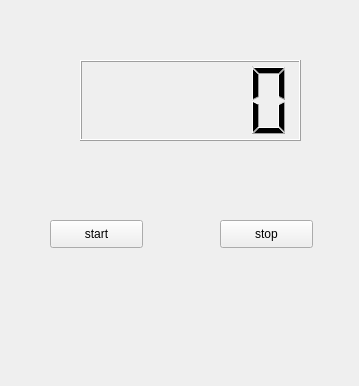
<?xml version="1.0" encoding="UTF-8"?>
<ui version="4.0">
 <class>Widget</class>
 <widget class="QWidget" name="Widget">
  <property name="geometry">
   <rect>
    <x>0</x>
    <y>0</y>
    <width>359</width>
    <height>386</height>
   </rect>
  </property>
  <property name="windowTitle">
   <string>Widget</string>
  </property>
  <widget class="QLCDNumber" name="lcdNumber">
   <property name="geometry">
    <rect>
     <x>80</x>
     <y>60</y>
     <width>221</width>
     <height>81</height>
    </rect>
   </property>
  </widget>
  <widget class="QPushButton" name="pushButton">
   <property name="geometry">
    <rect>
     <x>50</x>
     <y>220</y>
     <width>93</width>
     <height>28</height>
    </rect>
   </property>
   <property name="text">
    <string>start</string>
   </property>
  </widget>
  <widget class="QPushButton" name="pushButton_2">
   <property name="geometry">
    <rect>
     <x>220</x>
     <y>220</y>
     <width>93</width>
     <height>28</height>
    </rect>
   </property>
   <property name="text">
    <string>stop</string>
   </property>
  </widget>
 </widget>
 <resources/>
 <connections/>
</ui>
